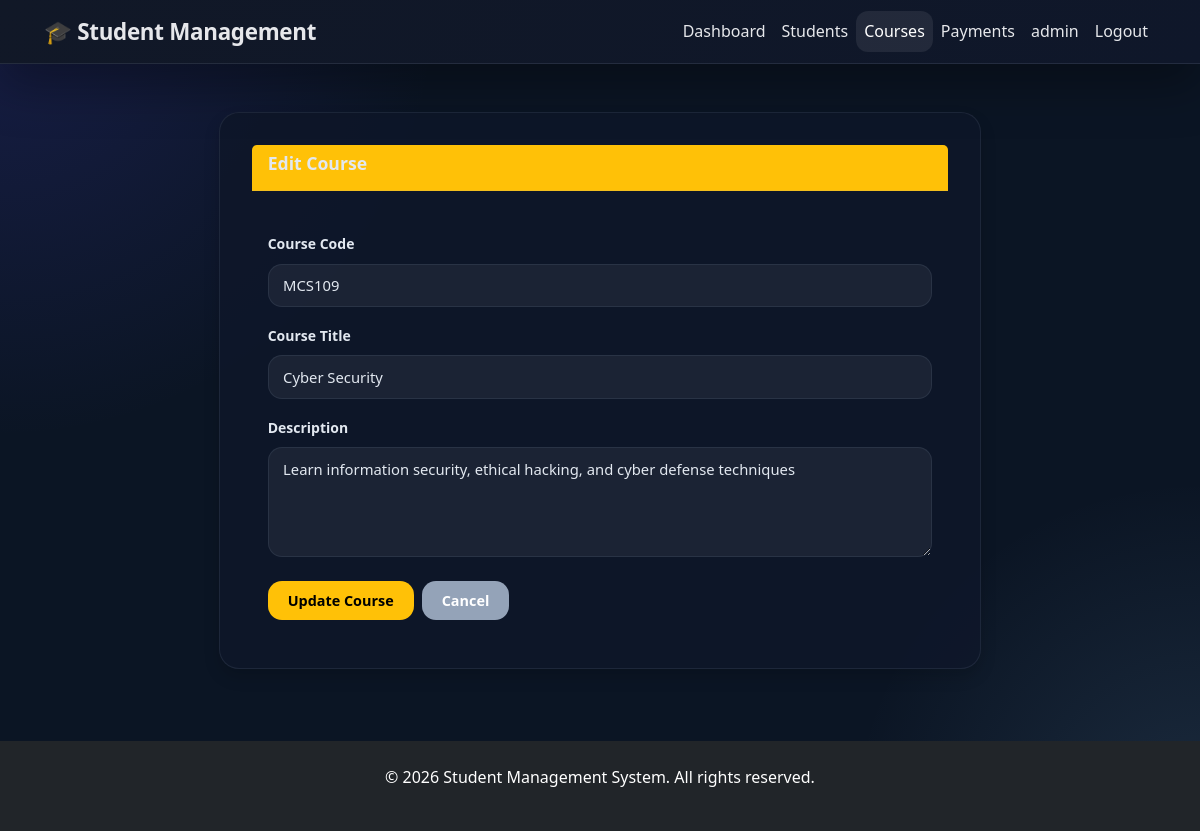
The page /courses/edit/12 (signed in) on the database its author committed.
### tables this page shows
CREATE TABLE courses (
            id          INTEGER PRIMARY KEY AUTOINCREMENT,
            title       TEXT    NOT NULL,
            description TEXT,
            code        TEXT    UNIQUE NOT NULL,
            created_at  TIMESTAMP DEFAULT CURRENT_TIMESTAMP
        );

### controllers/course_controller.py (the view)
@course_bp.route('/edit/<int:course_id>', methods=['GET', 'POST'])
@login_required
def edit_course(course_id):
    course = CourseService.get_course_by_id(course_id)
    if not course:
        flash('Course not found.', 'warning')
        return redirect(url_for('courses.list_courses'))
    if request.method == 'POST':
        data = request.form.to_dict()
        success, message = CourseService.update_course(course_id, data)
        flash(message, 'success' if success else 'danger')
        if success:
            return redirect(url_for('courses.list_courses'))
    return render_template('edit_course.html', course=course.get_details(), edit=True)

### controllers/auth_controller.py (called while the page is built)
def login_required(f):
    @wraps(f)
    def decorated_function(*args, **kwargs):
        if 'user_id' not in session:
            flash('Please login first.', 'warning')
            return redirect(url_for('auth.login'))
        return f(*args, **kwargs)
    return decorated_function

### database/db.py (called while the page is built)
def get_connection():
    conn=sqlite3.connect(DB_PATH)
    conn.row_factory=sqlite3.Row # access columns by name
    return conn

### models/course.py (called while the page is built)
    def get_details(self):
        return {
            'id': self.id,
            'title': self.title,
            'description': self.description,
            'code': self.code
        }

### services/course_service.py (called while the page is built)
    @staticmethod
    def _row_to_course(row):
        if row is None:
            return None
        return Course(
            id=row['id'],
            title=row['title'],
            description=row['description'],
            code=row['code']
        )

    @staticmethod
    def get_course_by_id(course_id):
        conn=get_connection()
        row=conn.execute(
            'SELECT * FROM courses WHERE id=?',(course_id,)
        ).fetchone()
        conn.close()
        return CourseService._row_to_course(row)

### templates/edit_course.html (shortened to what this page needs)
{% extends 'base.html' %}
{% block content %}
<div class="row justify-content-center mt-4">
    <div class="col-md-8">
        <div class="card shadow">
            <div class="card-header bg-warning text-white">
                <h3 class="card-title mb-0">Edit Course</h3>
            </div>
            <div class="card-body">
                <form method="POST">
                    <div class="mb-3">
                        <label for="code" class="form-label">Course Code</label>
                        <input type="text" class="form-control" id="code" name="code" value="{{ course.code }}" required readonly>
                    </div>
                    <div class="mb-3">
                        <label for="title" class="form-label">Course Title</label>
                        <input type="text" class="form-control" id="title" name="title" value="{{ course.title }}" required>
                    </div>
                    <div class="mb-3">
                        <label for="description" class="form-label">Description</label>
                        <textarea class="form-control" id="description" name="description" rows="4">{{ course.description }}</textarea>
                    </div>
                    <div class="d-flex gap-2 mt-4">
                        <button type="submit" class="btn btn-warning">Update Course</button>
                        <a href="{{ url_for('courses.list_courses') }}" class="btn btn-secondary">Cancel</a>
                    </div>
                </form>
            </div>
        </div>
    </div>
</div>
{% endblock %}

### static/css/style.css (style rules this page uses)
:root { --primary: #4f46e5; --primary-dark: #4338ca; --primary-light: #eef2ff; --success: #10b981; --success-dark: #059669; --danger: #ef4444; --danger-dark: #dc2626; --warning: #f59e0b; --secondary: #6b7280; --secondary-dark: #4b5563; --bg: #f1f5f9; --card-bg: #ffffff; --text-primary: #1e293b; --text-secondary: #64748b; --border: #e2e8f0; --shadow: 0 4px 6px -1px rgba(0,0,0,0.1), 0 2px 4px -1px rgba(0,0,0,0.06); --shadow-lg: 0 10px 15px -3px rgba(0,0,0,0.1), 0 4px 6px -2px rgba(0,0,0,0.05); --radius: 12px; --radius-sm: 8px; --transition: all 0.25s ease; }
*, *::before, *::after { box-sizing: border-box; margin: 0; padding: 0; }
body { font-family: 'Segoe UI', system-ui, -apple-system, sans-serif; background-color: var(--bg); color: var(--text-primary); line-height: 1.6; min-height: 100vh; }
.card { background: var(--card-bg); border-radius: var(--radius); box-shadow: var(--shadow); padding: 2rem; border: 1px solid var(--border); }
.card-header { display: flex; align-items: center; justify-content: space-between; margin-bottom: 1.5rem; padding-bottom: 1rem; border-bottom: 2px solid var(--border); }
.card-header h3 { font-size: 1.1rem; font-weight: 600; color: var(--text-primary); }
:root { --primary: #4f46e5; --primary-dark: #4338ca; --primary-light: #1e293b; --success: #22c55e; --success-dark: #16a34a; --warning: #f59e0b; --danger: #ef4444; --secondary: #94a3b8; --secondary-dark: #64748b; --bg: #0b1524; --card-bg: rgba(15, 23, 42, 0.92); --card-border: rgba(148, 163, 184, 0.14); --text-primary: #e2e8f0; --text-secondary: #94a3b8; --border: rgba(148, 163, 184, 0.12); --shadow: 0 20px 50px rgba(0,0,0,0.35); --shadow-lg: 0 30px 80px rgba(0,0,0,0.45); --radius: 20px; --radius-sm: 14px; --transition: all 0.25s ease; }
body { background: radial-gradient(circle at top left, rgba(79,70,229,0.18), transparent 30%), radial-gradient(circle at bottom right, rgba(144,202,249,0.12), transparent 24%), var(--bg); color: var(--text-primary); }
.card { color: var(--text-primary) !important; }
.card .card-body, .card .card-title, .card .card-text, .card .card-text strong, .card .card-title a { color: var(--text-primary) !important; }
.card-header { border-bottom: 1px solid rgba(148, 163, 184, 0.12); background: transparent; }
.card-header h3 { color: #f8fafc; }
.btn { display: inline-flex; align-items: center; gap: 0.4rem; padding: 0.55rem 1.25rem; border-radius: var(--radius-sm); font-size: 0.9rem; font-weight: 600; cursor: pointer; text-decoration: none; border: none; transition: var(--transition); white-space: nowrap; }
.btn-secondary { background: var(--secondary); color: #fff; }
.form-label { font-size: 0.875rem; font-weight: 600; color: var(--text-primary); }
.form-control, .form-select { padding: 0.6rem 0.9rem; border: 1.5px solid var(--border); border-radius: var(--radius-sm); font-size: 0.925rem; color: var(--text-primary); background: rgba(255,255,255,0.06); transition: var(--transition); width: 100%; outline: none; font-family: inherit; }
.form-control::placeholder { color: #b0bac5; }

### rows shown on the page
courses: code "MCS109", title "Cyber Security", description "Learn information security, ethical hacking, and cyber defense techniques"

### other values the page prints
{{ session['username'] }} "admin"
